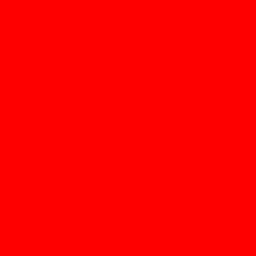
#> input picture images/red.png, 256 x 256 px, shrunk from 512 x 512 before the run
$ python over.py
#> lines starting #> are read from the running program, lines starting #| are printed output that depends on the picture
### inc/image_classes.py
#!/usr/bin/env python

# Gemini chat.
# https://gemini.google.com/app/cfb5981279bb0192

import cv2
import numpy as np

EPSILON = 1e-6

class Pixel:
    """
    A simple wrapper class for a pixel's data, providing intuitive
    attribute-based access to its color channels (r, g, b).

    This class is designed to make the code inside the main loop
    more readable and closer to the user's intent.
    """

    def __init__(self, *args):
        """
        Initializes the Pixel object. It can be initialized with a NumPy array
        or with individual r, g, b, (a) values.

        Args:
            *args: Either a NumPy array representing a pixel, or a sequence
                   of numeric values for the color channels (e.g., r, g, b).
        """
        if len(args) == 1 and isinstance(args[0], np.ndarray):
            self._data = args[0]
        elif len(args) >= 3 and all(isinstance(val, (int, float)) for val in args):
            # Assumes BGR format for OpenCV compatibility
            if len(args) == 3:
                self._data = np.array([args[2], args[1], args[0]], dtype=np.float32)
            elif len(args) == 4:
                self._data = np.array([args[2], args[1], args[0], args[3]], dtype=np.float32)
            else:
                raise ValueError("Pixel can be initialized with 3 or 4 channel values.")
        else:
            raise TypeError("Pixel must be initialized with a NumPy array or 3/4 numeric values.")

    @property
    def r(self):
        """Red channel value (0.0-1.0)."""
        return self._data[2]  # OpenCV loads as BGR by default

    @r.setter
    def r(self, value):
        """Sets the Red channel value."""
        self._data[2] = value

    @property
    def g(self):
        """Green channel value (0.0-1.0)."""
        return self._data[1]

    @g.setter
    def g(self, value):
        """Sets the Green channel value."""
        self._data[1] = value

    @property
    def b(self):
        """Blue channel value (0.0-1.0)."""
        return self._data[0]

    @b.setter
    def b(self, value):
        """Sets the Blue channel value."""
        self._data[0] = value

    # Add an 'a' property if the image has an alpha channel
    @property
    def a(self):
        """Alpha channel value (0.0-1.0). Returns None if no alpha channel."""
        if len(self._data) > 3:
            return self._data[3]
        return None

    # [59 lines left out: functions a, __add__, __iadd__, __sub__, __isub__, __mul__ and 4 more, not called in this run]

    def __repr__(self):
        """String representation for printing."""
        return f"Pixel(r={self.r:.2f}, g={self.g:.2f}, b={self.b:.2f})"

    def premultiply(self):
        self.r *= self.a
        self.g *= self.a
        self.b *= self.a

    # [9 lines left out: function unpremultiply, not called in this run]


class Image:
    """
    A custom class to abstract image loading, pixel data, and display.
    This simplifies the demonstration of image manipulation concepts.
    """

    def __init__(self, path_to_image):
        """
        Loads an image from a given path and normalizes pixel values
        to a 0.0-1.0 range.

        Args:
            path_to_image (str): The file path to the image.
        """
        self.path = path_to_image
        self.original_image = cv2.imread(path_to_image, cv2.IMREAD_UNCHANGED)

        if self.original_image is None:
            raise FileNotFoundError(f"Error: Could not find or load image at '{path_to_image}'.")

        # Store the original dimensions to reshape the data later.
        self.height, self.width = self.original_image.shape[:2]
        self.channels = self.original_image.shape[2] if len(self.original_image.shape) > 2 else 1

        # Convert the image to float32 and normalize to a 0.0-1.0 range.
        self._data = self.original_image.astype(np.float32) / 255.0

    def data(self):
        """
        Returns the pixel data as a list of Pixel objects, allowing for
        intuitive, component-wise access (e.g., pixel.r = 0.5).

        Returns:
            list[Pixel]: A list of Pixel objects.
        """
        # We flatten the internal data for easy iteration and wrap each
        # pixel's sub-array in our custom Pixel class.
        return [Pixel(pixel) for pixel in self._data.reshape(-1, self.channels)]

    def show(self, title="Final Image"):
        """
        Displays the image based on its current internal data and handles
        window closure from a keypress.

        Args:
            title (str, optional): The title of the display window.
        """
        # Clip values to ensure they are within the valid 0.0-1.0 range.
        data_to_show = np.clip(self._data, 0.0, 1.0)

        # De-normalize and convert to uint8 for display with OpenCV.
        final_image = (data_to_show * 255).astype(np.uint8)

        cv2.imshow(title, final_image)
        cv2.waitKey(0)
        cv2.destroyAllWindows()

### over.py
from inc.image_classes import Image

image_one = Image("./images/red.png")
#> in __init__, self.original_image is the input picture: shape (256, 256, 4); mean B, G, R, A 0, 0, 255, 255
image_two = Image("./images/blue_alpha.png")
#> call 2 of __init__, with path_to_image = './images/blue_alpha.png'
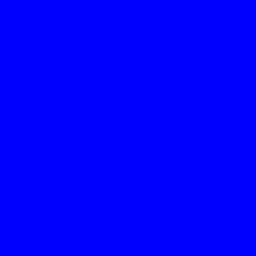
#> input picture images/blue_alpha.png, 256 x 256 px, shrunk from 512 x 512 before the run
#> in __init__, self.original_image is the input picture: shape (256, 256, 4); mean B, G, R, A 255, 0, 0, 159.5

for background, foreground in zip(image_one.data(), image_two.data()):

    # Straight alpha over operation.
    background.r = (foreground.r * foreground.a) + (background.r * (1 - foreground.a))
    background.g = (foreground.g * foreground.a) + (background.g * (1 - foreground.a))
    background.b = (foreground.b * foreground.a) + (background.b * (1 - foreground.a))

    # Premultiplied over operation
    background.premultiply()
    foreground.premultiply()
    background.r = foreground.r + background.r * (1 - foreground.a)
    background.g = foreground.g + background.g * (1 - foreground.a)
    background.b = foreground.b + background.b * (1 - foreground.a)


image_one.show(title="Over operation")
#> in show, `data_to_show = np.clip(self._data, 0.0, 1.0)`:
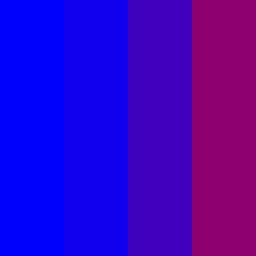
#> self._data: shape (256, 256, 4) float32; mean B, G, R, A 0.782, 0, 0.218, 1
